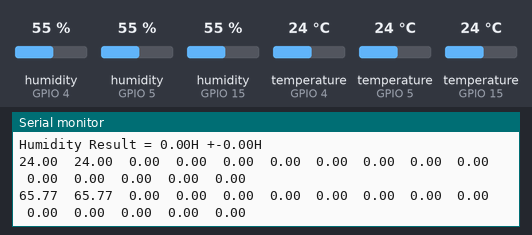
The sketch below on a simulated ESP32. Shown: the last lines printed to the serial monitor. The inputs (shaded band) are chosen by the test bench; at power-on: humidity (sensors on GPIO 4, GPIO 5, GPIO 15) 55 %, temperature (sensors on GPIO 4, GPIO 5, GPIO 15) 24 °C.

Above: at 5.8 s.
5.9 s: humidity (sensor on GPIO 4) set to 22 %
At 10.7 s:
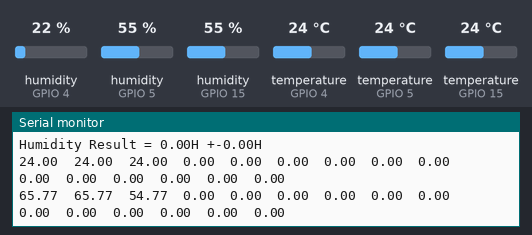
11.9 s: humidity (sensor on GPIO 5) set to 22 %
At 15.7 s:
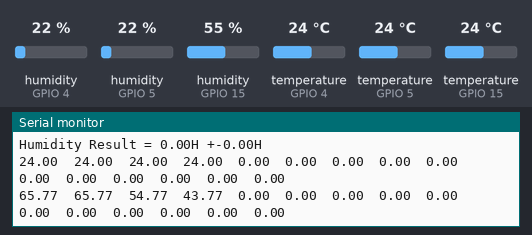
17.9 s: humidity (sensor on GPIO 15) set to 22 %
At 20.7 s:
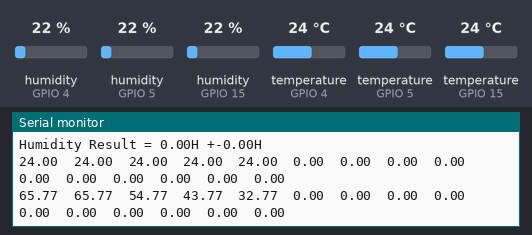
23.9 s: temperature (sensor on GPIO 4) set to 12 °C
At 25.7 s:
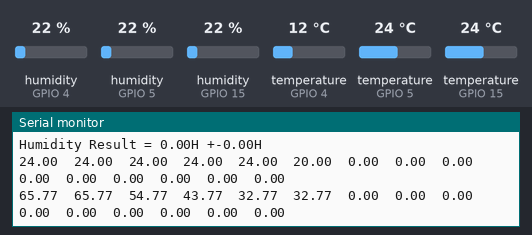
29.9 s: temperature (sensor on GPIO 5) set to 12 °C
At 30.7 s:
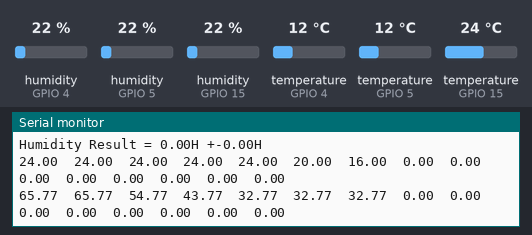
35.9 s: temperature (sensor on GPIO 15) set to 12 °C
At 40.6 s:
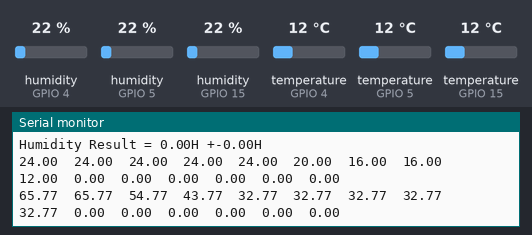
Timing chart, 0 to 42.1 s (numbered marks = the images above; inputs shaded):
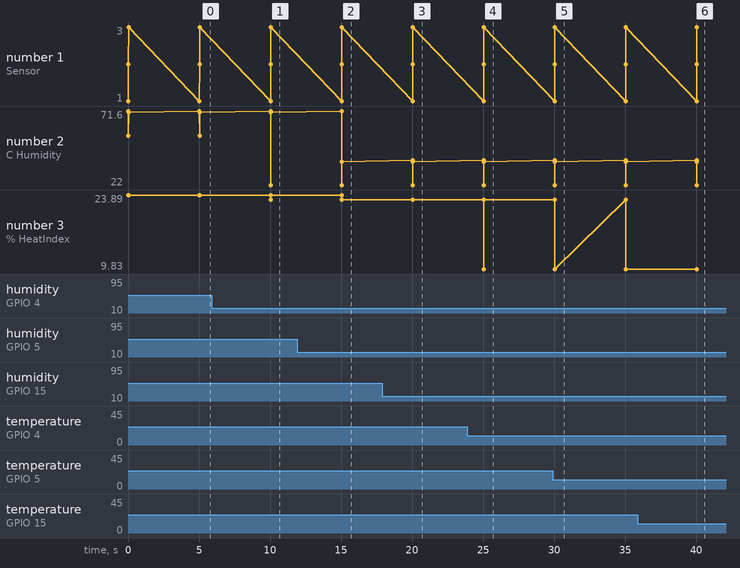

The sketch:

test_errorEstimation_DHT.ino
```cpp
#include <Arduino.h>
#include <Ticker.h>
#include "DHTesp.h"

#ifndef ESP32
#pragma message(THIS PROGRAM IS FOR ESP32 ONLY!)
#error Select ESP32 board.
#endif


//////////////////////////////////////////////////////////////////////////////
/** Pin number definition for DHT sensor 1, 2, 3 data pin */
int dhtPin1 = 15;   //DHT11
int dhtPin2 = 4;    //DHT22
int dhtPin3 = 5;    //DHT11

/** Variable definition for DHT sensor 1, 2, 3 */
DHTesp dhtSensor1;
DHTesp dhtSensor2;
DHTesp dhtSensor3;

/** Data storage variables from sensor 1, 2, 3 */
TempAndHumidity sensor1Data;
TempAndHumidity sensor2Data;
TempAndHumidity sensor3Data;

/** Task handle for the light value read task */
TaskHandle_t tempTaskHandle = NULL;
/** Ticker for temperature reading */
Ticker tempTicker;

/** Flag if main loop is running */
bool tasksEnabled = false;
/** Flags for temperature and humidity readings finished */
bool gotNewTemperature = false;


//////////////////////////////////////////////////////////////////////////////
/**
 * Task to reads temperature from DHT sensor
 * @param pvParameters
 *		pointer to task parameters
 */
void tempTask(void *pvParameters) {
	Serial.println("tempTask loop started");
	while (1) // tempTask loop
	{
    /**
    * Read temperature only if old data was processed already
    * Reading temperature & humidity takes about 250 milliseconds
    * Sensor readings may also be up to 1(DHT11) or 2(DHT22) seconds
    */
		if (tasksEnabled && !gotNewTemperature) {
			sensor1Data = dhtSensor1.getTempAndHumidity();	// Read values from sensor 1
			sensor2Data = dhtSensor2.getTempAndHumidity();	// Read values from sensor 1
			sensor3Data = dhtSensor3.getTempAndHumidity();	// Read values from sensor 1
			gotNewTemperature = true;
		}
    // Got sleep again
		vTaskSuspend(NULL);
	}
}
/**
 * - triggerGetTemp
 * - Sets flag dhtUpdated to true for handling in loop()
 * - called by Ticker tempTicker
 */
void triggerGetTemp() {
	if (tempTaskHandle != NULL) {
		 xTaskResumeFromISR(tempTaskHandle);
	}
}


//////////////////////////////////////////////////////////////////////////////
const int arrSize = 15;
float measuredTempValues[arrSize];
float measuredHumdValues[arrSize];
float meanTemp = 0;
float meanHumd = 0;
float stdTemp = 0;
float stdHump = 0;
int countTemp = 0;
int countHumd = 0;

/**
 *  @brief  Compute sum of array values.
 *  @param  arr //array.
 *  @param  arrSize // size of array arr.
 *	@return float sumary value.
 */
float computeSumArrayValues(float arr[], const int arrSize) {
  float sum = 0;
  for (int i = 0; i < arrSize; i++) {
    sum += arr[i];
  }
  return sum;
}
/**
 *  @brief  Compute standard derivation of array values.
 *  @param  mean // mean of values in array.
 *  @param  arr // array.
 *  @param  arrSize // size of array arr.
 *	@return float standard derivation value.
 */
float computeStdArrayValues(float arr[], const int arrSize, float mean) {
  float temArr[arrSize];
  for (int i = 0; i < arrSize; i++) {
    temArr[i] = pow(arr[i] - mean, 2);
  }
  return 2.12 * sqrt(computeSumArrayValues(temArr, arrSize) / (arrSize * (arrSize - 1)));
}
/**
 *  @brief  Estimate Error of measurement; use in a loop.
 *  @param  arr // temperature array or humidity array.
 *  @param  sensorValue // Value read from sensor.
 *  @param  quantity // char - only fill T = "Temperature" or H = "Humidity".
 *	@return Error estimation result of measurement.
 */
void estimateError(float arr[], float sensorValue, char quantity) {
  if (quantity == 'T') {

    if (countTemp == arrSize) {
      // reset index when array is fullfilled.
      countTemp = 0;
    }
    arr[countTemp] = sensorValue;    // fill array values
    countTemp++;

    if (arr[arrSize - 1] != 0) {
      // Caculate means and STD only values array is fullfilled.
      meanTemp = computeSumArrayValues(arr, arrSize) / arrSize;
      stdTemp = computeStdArrayValues(arr, arrSize, meanTemp);
    }
    Serial.println("Temperature Result = " + String(meanTemp) + "C +-" + String(stdTemp) + "C");
  }

  if (quantity == 'H') {

    if (countHumd == arrSize) {
      // reset index when array is fullfilled.
      countHumd = 0;
    }
    arr[countHumd] = sensorValue;    // fill array values
    countHumd++;

    if (arr[arrSize - 1] != 0) {
      // Caculate means and STD only values array is fullfilled.
      meanHumd = computeSumArrayValues(arr, arrSize) / arrSize;
      stdHump = computeStdArrayValues(arr, arrSize, meanHumd);
    }
    Serial.println("Humidity Result = " + String(meanHumd) + "H +-" + String(stdHump) + "H");
  }
}


/**
 *  @brief  Converts Celcius to Fahrenheit
 *  @param  c //value in Celcius
 *	@return float value in Fahrenheit
 */
float convtCtoF(float c) {return c*1.8 + 32.0;}
/**
 *  @brief  Converts Fahrenheit to Celcius
 *  @param  f //value in Fahrenheit
 *	@return float value in Celcius
 */
float convtFtoC(float f) {return (f-32.0) * 0.55555;}

/**
 *  @brief  Compute Heat Index using both Rothfusz and Steadman's equations
 *					pref: http://www.wpc.ncep.noaa.gov/html/heatindex_equation.shtml
 *  @param  temperature     // temperature in selected scale
 *  @param  humidity    // humidity in percentage
 *  @param  tempUnitType    // string - only fill  C = "celcius" or F = "fahrenheit"
 *	@return float heat index
 */
float autoAdjustHeatIndex(float temperature, float humidity, char tempUnitType) {
  float heatIndex;

  if (tempUnitType == 'C')
    temperature = convtCtoF(temperature);

  // Using Steadman's equation to compute HeatIndex firstly
  heatIndex = 0.5 * (temperature + 61.0 + ((temperature - 68.0) * 1.2) + (humidity * 0.094));

  if (heatIndex >= 80.0) { // Using Rothfusz's equation to compute HeatIndex
    heatIndex = -42.379 +
         2.04901523 * temperature +
         10.14333127 * humidity +
         -0.22475541 * temperature * humidity +
         -0.00683783 * pow(temperature, 2) +
         -0.05481717 * pow(humidity, 2) +
         0.00122874 * pow(temperature, 2) * humidity +
         0.00085282 * temperature * pow(humidity, 2) +
         -0.00000199 * pow(temperature, 2) * pow(humidity, 2);

    // Auto adjustment for Heat Index
    if ((humidity < 13) && (temperature >= 80.0) && (temperature <= 112.0))
      heatIndex -= ((13.0 - humidity) * 0.25) * sqrt((17.0 - abs(temperature - 95.0)) * 0.05882);

    else if ((humidity > 85.0) && (temperature >= 80.0) && (temperature <= 87.0))
      heatIndex += ((humidity - 85.0) * 0.10) * ((87.0 - temperature) * 0.2);
  }
  return tempUnitType == 'F' ? heatIndex : convtFtoC(heatIndex);
}


//////////////////////////////////////////////////////////////////////////////
/**
 * Arduino setup function (called once after boot/reboot)
 */
void setup() {
	Serial.begin(115200);
	Serial.println("Measuring for 3 DHT11/22 sensors");

	// Initialize temperature sensor 1, 2, 3
	dhtSensor1.setup(dhtPin1, DHTesp::DHT11);
	dhtSensor2.setup(dhtPin2, DHTesp::DHT22);
	dhtSensor3.setup(dhtPin3, DHTesp::DHT11);

	// Start task to get temperature
	xTaskCreatePinnedToCore(
			tempTask,											/* Function to implement the task */
			"tempTask ",									/* Name of the task */
			4000,													/* Stack size in words */
			NULL,													/* Task input parameter */
			5,														/* Priority of the task */
			&tempTaskHandle,							/* Task handle. */
			1);														/* Core where the task should run */

	if (tempTaskHandle == NULL) {
		Serial.println("[ERROR] Failed to start task for temperature and humidity update");
	} else {
		// Start update of temperature and humidity data every N seconds
		tempTicker.attach(5, triggerGetTemp);
	}
	// Signal end of setup() to tasks
	tasksEnabled = true;
} // End of setup.


//////////////////////////////////////////////////////////////////////////////
/**
 * loop
 * Arduino loop function, called once 'setup' is complete
 */
void loop() {
	if (gotNewTemperature) {
    // float HeatIndex1 = autoAdjustHeatIndex(sensor1Data.temperature, sensor1Data.humidity, 'C');
    // float HeatIndex2 = autoAdjustHeatIndex(sensor2Data.temperature, sensor2Data.humidity, 'C');
    // float HeatIndex3 = autoAdjustHeatIndex(sensor3Data.temperature, sensor3Data.humidity, 'C');

		Serial.println("\n----------------Measured Raw Values--------------");
    Serial.println("Sensor 1: "
                   "Temp= " + String(sensor1Data.temperature, 1) +
                   "C Humidity= " + String(sensor1Data.humidity + 16.6, 1) +
                   "% HeatIndex= " + String(autoAdjustHeatIndex(sensor1Data.temperature, sensor1Data.humidity, 'C'), 2));

		Serial.println("Sensor 2: "
                   "Temp= " + String(sensor2Data.temperature, 1) +
                   "C Humidity= " + String(sensor2Data.humidity, 1) +
                   "% HeatIndex= " + String(autoAdjustHeatIndex(sensor2Data.temperature, sensor2Data.humidity, 'C'), 2));

		Serial.println("Sensor 3: "
                   "Temp= " + String(sensor3Data.temperature, 1) +
                   "C Humidity= " + String(sensor3Data.humidity + 15.7, 1) +
                   "% HeatIndex= " + String(autoAdjustHeatIndex(sensor3Data.temperature, sensor3Data.humidity, 'C'), 2));

    Serial.println("--------Measured Results After Adjustment Heat Index & Error Estimation----------");

    float tempAvg = (sensor1Data.temperature + sensor2Data.temperature + sensor3Data.temperature) / 3;
    float humdAvg = (sensor1Data.humidity + 16.6 + sensor2Data.humidity + sensor3Data.humidity + 15.7) / 3;

    Serial.println("Temperature Avg = " + String(tempAvg, 2) + "C");
    Serial.println("Humidity Avg = " + String(humdAvg, 2) + "H");

    estimateError(measuredTempValues, tempAvg, 'T');
    estimateError(measuredHumdValues, humdAvg, 'H');

    for (int i = 0; i < arrSize; i++) {
      Serial.print(measuredTempValues[i]);
      Serial.print("  ");
    }
    Serial.println();
    for (int i = 0; i < arrSize; i++) {
      Serial.print(measuredHumdValues[i]);
      Serial.print("  ");
    }

    gotNewTemperature = false;
	}
} // End of loop
```

Measured:
- after the input at 5.9 s, the serial monitor: prints a new line after 4.1 s (image 1)
- after the input at 11.9 s, the serial monitor: prints a new line after 3.1 s (image 2)
- after the input at 17.9 s, the serial monitor: prints a new line after 2.1 s (image 3)
- after the input at 23.9 s, the serial monitor: prints a new line after 1.1 s (image 4)
- after the input at 29.9 s, the serial monitor: prints a new line after 0.14 s (image 5)
- after the input at 35.9 s, the serial monitor: prints a new line after 4.1 s (image 6)
- plotted number 2: 70.7 → 37.7 after the input at 11.9 s
